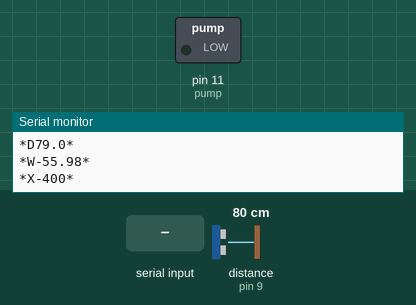
Bench run of a sketch on a simulated Arduino Uno, built with avr-gcc and run on an emulated ATmega328P. On the bench: switched loads named in the sketch (green lamp = pin HIGH), the last lines printed to the serial monitor. Wiring (inferred from the names in the program): ultrasonic range finder: trigger pin 8; echo pin 9. The test bench sets the inputs (shaded band); at power-on: distance to the obstacle (sensor on pin 9) 80 cm. The echo pulse lasts 58.3 µs per cm; pins used as bus, display or sensor lines are not drawn.

Above: at 1.2 s.
1.3 s: "1" received over Serial
At 2.5 s:
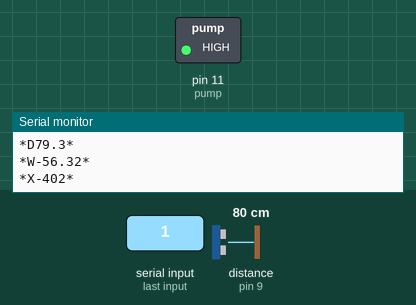
3.1 s: distance to the obstacle (sensor on pin 9) set to 4 cm
6.1 s: "0" received over Serial
At 7.7 s:
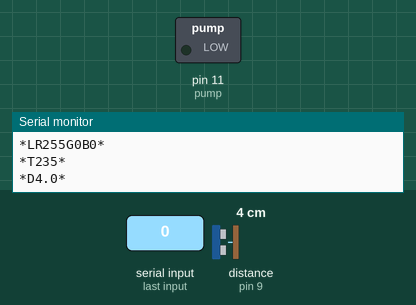
8.4 s: distance to the obstacle (sensor on pin 9) set to 9 cm
10.7 s: "A" received over Serial
12.4 s: distance to the obstacle (sensor on pin 9) set to 20 cm
14.4 s: distance to the obstacle (sensor on pin 9) set to 25 cm
At 15.7 s:
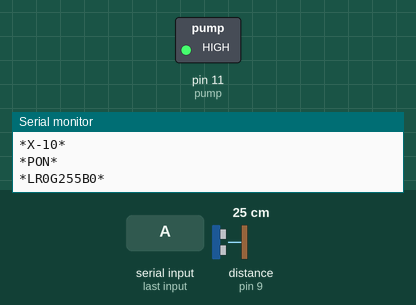
Timing chart, 0 to 17.0 s (numbered marks = the images above; inputs shaded):
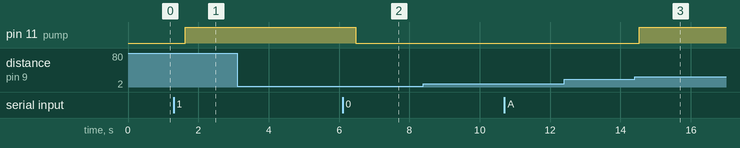

The sketch:

Arduino_UNO-ATMega328p.ino
```cpp
int trig_pin = 8;
int echo_pin = 9;
int pump = 11;
long echotime;   //in micro seconds
float distance;  //in cm
float level;     //in cm
int percentage;  //%
char btd;        //bluetooth data

void setup() {
  Serial.begin(9600);
  pinMode(trig_pin, OUTPUT);
  pinMode(echo_pin, INPUT);
  pinMode(pump, OUTPUT);
  digitalWrite(trig_pin, LOW);  //Start with trigger LOW
}

void loop() {

  //trigger a pulse-echo measurement
  digitalWrite(trig_pin, HIGH);
  delayMicroseconds(10);
  digitalWrite(trig_pin, LOW);

  //get the result
  echotime = pulseIn(echo_pin, HIGH);
  distance = 0.0001 * ((float)echotime * 340.0) / 2.0;
  level = 23 - distance;
  percentage = round((level /14) * 100);

  if (percentage <= 5) {
    Serial.println("*YEMPTY*");
  } else if (percentage <= 30) {
    Serial.println("*YLOW*");
  } else if (percentage <= 60) {
    Serial.println("*YMEDIUM*");
  } else if (percentage <= 95) {
    Serial.println("*YHIGH*");
  } else if (percentage <= 100) {
    Serial.println("*YFULL*");
  }

  //send over Bluetooth
  Serial.println("*T" + String(echotime) + "*");
  Serial.println("*D" + String(distance, 1) + "*");
  Serial.println("*W" + String(level) + "*");
  Serial.println("*X" + String(percentage) + "*");

  //recieve over Bluetooth
  if (Serial.available()) {
    btd = Serial.read();
    Serial.println(btd);
  }

  if (btd == '1') {  //manual pump control
    digitalWrite(pump, HIGH);
    Serial.println("*PON*");
    Serial.println("*LR0G255B0*");
  } else if (btd == '0') {
    digitalWrite(pump, LOW);
    Serial.println("*POFF*");
    Serial.println("*LR255G0B0*");
  } else if (btd == 'A') {  //automatic pump control
    if (percentage <= 10) {
      digitalWrite(pump, HIGH);
      Serial.println("*PON*");
      Serial.println("*LR0G255B0*");
    } else if (percentage >= 100) {
      digitalWrite(pump, LOW);
      Serial.println("*POFF*");
      Serial.println("*LR255G0B0*");
    }
  }

  delay(400);
}
```

Measured:
- the behaviour switches between 22 and 23 cm on distance to the obstacle (sensor on pin 9) (found by bisection; images 2 and 3)
- after the input at 1.3 s, pin 11 (pump): LOW → HIGH after 0.33 s
- after the input at 6.1 s, pin 11 (pump): HIGH → LOW after 0.38 s
- after the input at 14.4 s, pin 11 (pump): LOW → HIGH after 0.13 s
